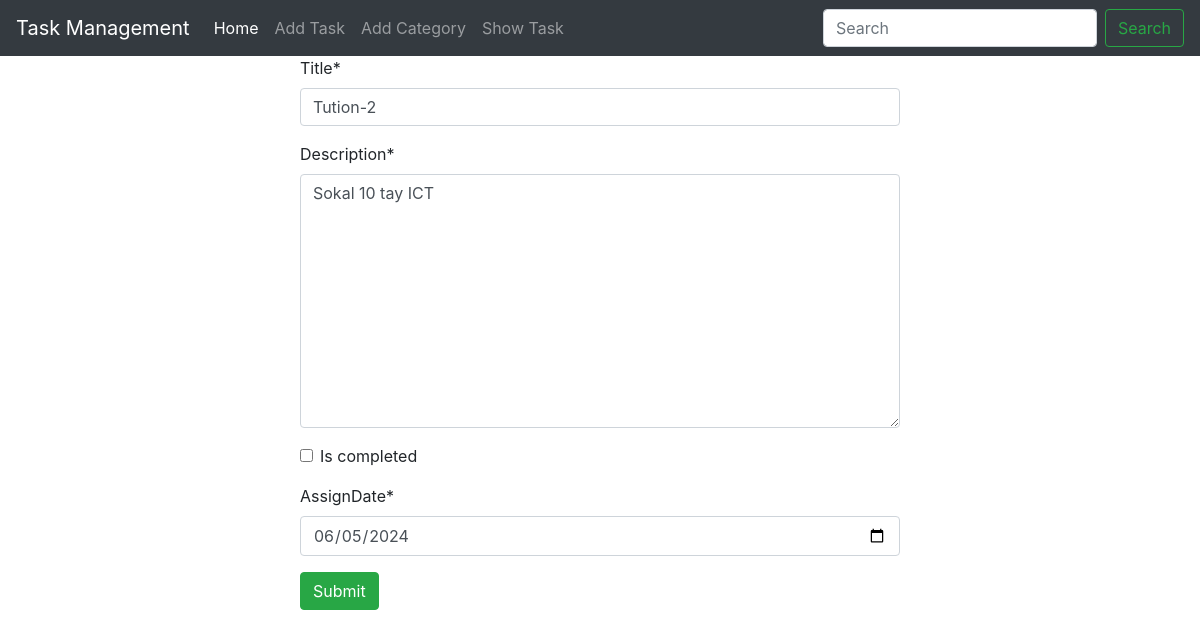
The page /editTask/6 on the database its author committed.
### task/models.py (models this page shows, shortened)
class Task(models.Model):
    title = models.CharField(max_length=100)
    description = models.TextField()
    is_completed = models.BooleanField(default=False)
    assignDate = models.DateField()

### TaskManagemnetSystem/views.py (the view)
# urls.py: path('editTask/<int:id>', editTask, name="editTask"),
def editTask(request, id):
    task = Task.objects.get(pk=id)
    form = TaskForm(instance=task)
    if request.method == "POST":
        form = TaskForm(request.POST, instance=task)
        if form.is_valid():
            form.save()
            return redirect('showTask')
    return render(request, 'addTask.html',{'form': form})

### task/forms.py
class TaskForm(forms.ModelForm):
    class Meta:
        model = Task
        fields = '__all__'
        widgets = {
            'assignDate': forms.DateInput(attrs={'type':'date'}),
        }

### task/templates/addTask.html (shortened to what this page needs)
{% extends 'base.html' %}
{% load crispy_forms_tags %}
{% block content  %}
<form action="", method="post" style="width: 50%; margin:auto">
    {{ form | crispy }}
    <input type="submit" value="Submit" class="btn btn-success">
</form>
{% endblock %}

### rows shown on the page
Task: title "Tution-2", description "Sokal 10 tay ICT", assignDate "06/05/2024"
